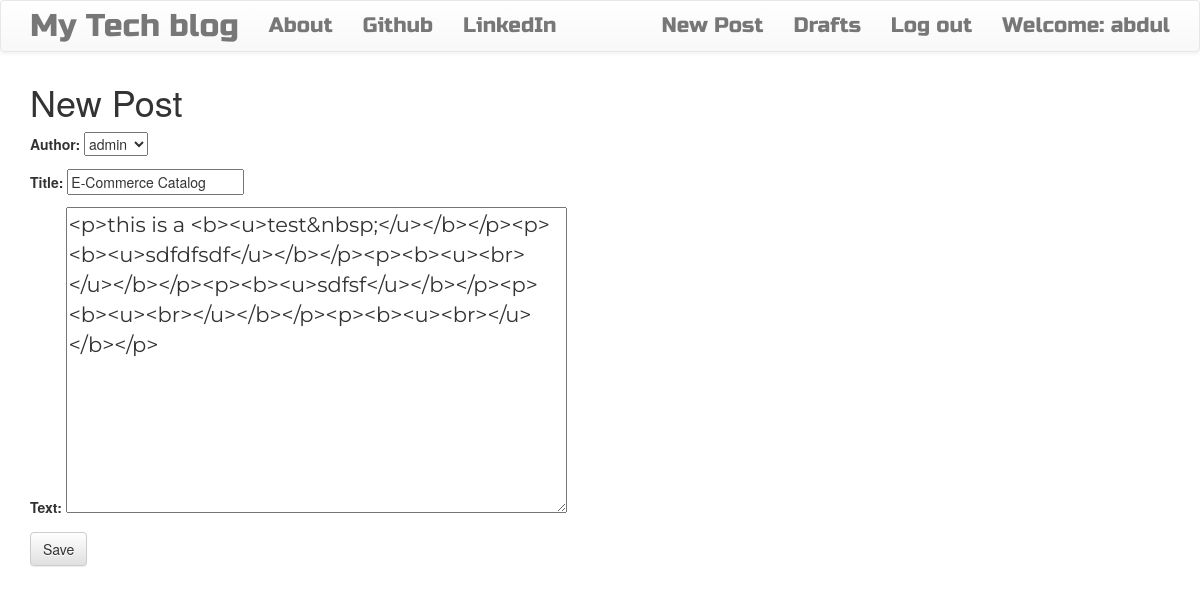
Screenshot of /post/1/edit/ (signed in) with the database file from the repository.
### mysite/blog/models.py (models this page shows, shortened)
class Post(models.Model):
    author = models.ForeignKey('auth.User',
                                on_delete=models.CASCADE,
                            )
    title = models.CharField(max_length=200)
    text = models.TextField()
    created_date = models.DateTimeField(default=timezone.now)
    published_date = models.DateTimeField(blank=True, null=True)

### mysite/blog/views.py (the view)
# urls.py: url(r'^post/(?P<pk>\d+)/edit/$', views.PostUpdateView.as_view(), name='post_edit'),
class PostUpdateView(LoginRequiredMixin, UpdateView):
    login_url = '/login'
    redirect_field_name = 'blog/post_detail.html'
    form_class = PostForm
    model = Post

### mysite/blog/forms.py
class PostForm(forms.ModelForm):
    class Meta():
        model = Post
        fields = ('author', 'title', 'text')
        widgets = {
            'title': forms.TextInput(attrs={'class':'textinputclass'}),
            'text': forms.Textarea(attrs={'class':'editable medium-editor-textarea postcontent'})
        }

### mysite/blog/templates/blog/post_form.html (shortened to what this page needs)
{% extends "blog/base.html" %}
{% block content %}
    <h1>New Post</h1>
    <form class="post-form" method="post">
        {{ form.as_p }}
        <button type="submit" class="save btn btn-default">Save</button>
    </form>
{% endblock %}

### mysite/blog/templates/blog/base.html (shortened to what this page needs)
<!DOCTYPE html>
{% load staticfiles %}
<html>
    <head>
        <link rel="stylesheet" href="https://maxcdn.bootstrapcdn.com/bootstrap/3.3.7/css/bootstrap.min.css">
        <link rel="stylesheet" href="https://maxcdn.bootstrapcdn.com/bootstrap/3.3.7/css/bootstrap-theme.min.css">
        <link rel="stylesheet" href="//cdn.jsdelivr.net/medium-editor/latest/css/medium-editor.min.css" type="text/css" media="screen" charset="utf-8">
        <link rel="stylesheet" href="{% static 'css/blog.css' %}">
<body class='loader'>
  <nav class="navbar navbar-default techfont custom-navbar">
    <div class="container">
      <ul class="nav navbar-nav">
        <li><a class='navbar-brand bigbrand' href="{% url 'post_list' %}">My Tech blog</a></li>
        <li><a href="{% url 'about'%}">About</a></li>
        <li><a href="https://www.github.com">Github</a></li>
        <li><a href="https://www.linkedin.com">LinkedIn</a></li>
      </ul>
      <ul class="nav navbar-nav navbar-right">
        {% if user.is_authenticated %}
        <li>
          <a href="{% url 'post_new' %}" >New Post</a>
        </li>
        <li>
          <a href="{% url 'post_draft_list' %}">Drafts</a>
        </li>
        <li>
          <a href="{% url 'logout' %}" >Log out</a>
        </li>
        <li>
          <a >Welcome: {{ user.username }}</a>
        </li>
          {% else %}
          <li><a class='nav navbar-right' href="{% url 'login' %}" ><span class="glyphicon glyphicon-user"></span></a></li>
        {% endif %}
      </ul>
  </div>
</nav>
        <div class="content container">
            <div class="row">
                <div class="col-md-8">
                  <div class="blog_posts">
                    {% block content %}
                    {% endblock %}
                  </div>
                </div>
            </div>
        </div>
</body>
</html>

### mysite/blog/static/css/blog.css (style rules this page uses)
.techfont { font-family: 'Russo One', sans-serif; font-size: 1.5em; margin-bottom: 10px; }
.postcontent { font-family: 'Montserrat'; font-size: 1.5em; }
.bigbrand { font-size: 1.5em; }
.loader { filter:hue-rotate(0deg); color: linear-gradient(45deg,#0f8,#08f); animation:hue 5000ms infinite linear; }

### rows the page displays
Post: author "admin", title "E-Commerce Catalog", text "<p>this is a <b><u>test&nbsp;</u></b></p><p><b><u>sdfdfsdf</u></b></p><p><b><u><br></u></b></p><p><b><u>sdfsf</u></b></p><p><b><u><br></u></b></p><p><b><u><br></u></b></p>"

### other values shown
{{ user.username }} "abdul"
